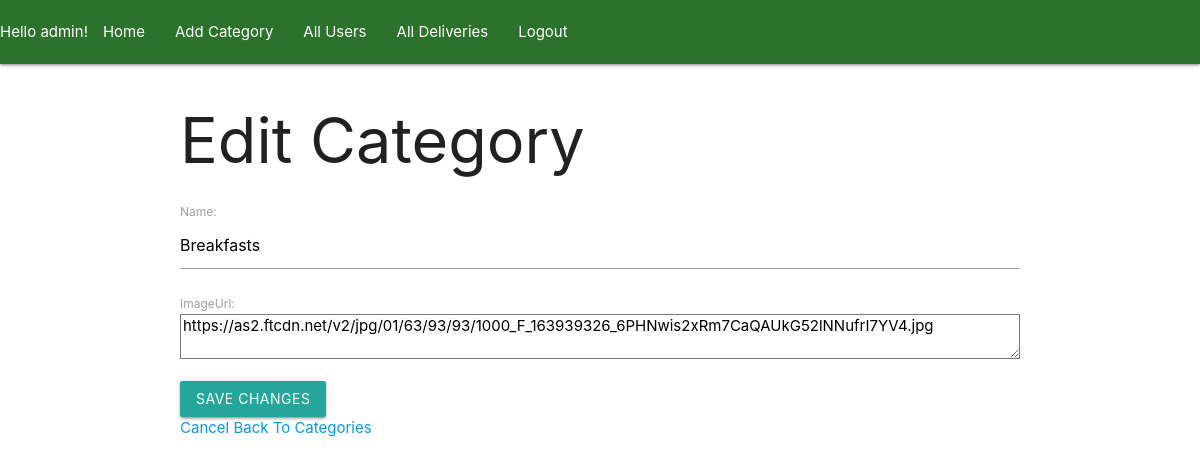
The page /edit_category/2/ (signed in) on the database its author committed.
### orders/models.py (models this page shows, shortened)
class User(AbstractUser):
    def __str__(self):
        return self.username

class Category(models.Model):
    name = models.CharField(max_length=100, unique=True, blank=False)
    imageUrl = models.TextField(blank=True)

### manager/views.py (the view)
# urls.py: path('edit_category/<int:id>/', views.edit_category, name='edit_category'),
@staff_member_required(login_url="all_categories")
def edit_category(request, id):
    category = Category.objects.get(id=id)
    form = CategoryForm(instance=category)
    if request.method == 'POST':
        form = CategoryForm(request.POST, instance=category)
        if form.is_valid():
            category = form.save()
            messages.success(request, f"{category.name} category has been updated.")
            return redirect('show_category', id=category.id)
    return render(request, 'manager/edit_category.html', {'form': form, 'category': category})

### manager/forms.py
class CategoryForm(forms.ModelForm):
    class Meta:
        model = Category
        fields = ['name', 'imageUrl']

### manager/templates/manager/edit_category.html (shortened to what this page needs)
{% extends 'base.html' %}
{% block content %}
  <h1>Edit Category</h1>
  <form method="POST">
      {{ form.as_p }}
      <button class="waves-effect waves-light btn" type="submit">Save Changes</button>
  </form>
  <a href="{% url 'show_category' id=category.id %}">Cancel</a>
  <a href="{% url 'all_categories' %}">Back To Categories</a>
{% endblock %}

### templates/nav.html
<nav style="background-color: rgb(44, 114, 44);">
    <div class="nav-wrapper">
      <ul>
        {% if user.is_authenticated %}
          <li>Hello {{user.username}}!</a></li>
          <li><a href="{% url 'all_categories'%}">Home</a></li>
          {% if user.is_staff %}
            <li><a href="{% url 'add_category' %}">Add Category</a></li>
            <li><a href="{% url 'all_users' %}">All Users</a></li>
            <li><a href="{% url 'all_deliveries' %}">All Deliveries</a></li>
          {% else %}
          <li><a href="{% url 'update_user' id=user.id %}">Update Your Details</a></li>
          <li><a href="{% url 'show_cart' %}">Your Current Cart</a></li>
          <li><a href="{% url 'order_history' %}">Previous Orders</a></li>
          {% endif %}
          <li><a class="right" href="{% url 'logout_user' %}">Logout</a></li>
        {% else %}
          <li><a href="{% url 'signup_user' %}">Sign Up</a></li>
          <li><a href="{% url 'login_user' %}">Login</a></li>
        {% endif %}
      </ul>
    </div>
  </nav>

### rows shown on the page
User: username "admin"
Category: name "Breakfasts", imageUrl "https://as2.ftcdn.net/v2/jpg/01/63/93/93/1000_F_163939326_6PHNwis2xRm7CaQAUkG52lNNufrI7YV4.jpg"
